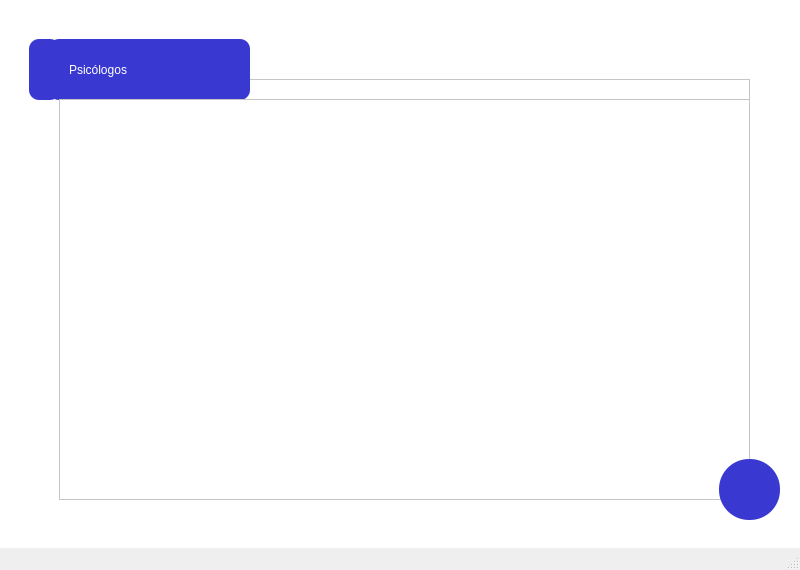
<?xml version="1.0" encoding="UTF-8"?>
<ui version="4.0">
 <class>MainWindow</class>
 <widget class="QMainWindow" name="MainWindow">
  <property name="geometry">
   <rect>
    <x>0</x>
    <y>0</y>
    <width>800</width>
    <height>570</height>
   </rect>
  </property>
  <property name="maximumSize">
   <size>
    <width>800</width>
    <height>570</height>
   </size>
  </property>
  <property name="windowTitle">
   <string>Inicio</string>
  </property>
  <widget class="QWidget" name="centralwidget">
   <widget class="QWidget" name="widget" native="true">
    <property name="geometry">
     <rect>
      <x>-1</x>
      <y>-1</y>
      <width>801</width>
      <height>551</height>
     </rect>
    </property>
    <property name="styleSheet">
     <string notr="true">background-color: rgb(255, 255, 255);</string>
    </property>
    <widget class="QWidget" name="widget_2" native="true">
     <property name="geometry">
      <rect>
       <x>50</x>
       <y>40</y>
       <width>201</width>
       <height>61</height>
      </rect>
     </property>
     <property name="styleSheet">
      <string notr="true">background-color: rgb(57, 57, 209);
border-radius: 10px;</string>
     </property>
     <widget class="QLabel" name="label">
      <property name="geometry">
       <rect>
        <x>20</x>
        <y>10</y>
        <width>141</width>
        <height>41</height>
       </rect>
      </property>
      <property name="styleSheet">
       <string notr="true">color: rgb(255, 255, 255);
font: 20pt &quot;Trebuchet MS&quot;;</string>
      </property>
      <property name="text">
       <string>Psicólogos</string>
      </property>
     </widget>
    </widget>
    <widget class="QListView" name="listView">
     <property name="geometry">
      <rect>
       <x>60</x>
       <y>80</y>
       <width>691</width>
       <height>421</height>
      </rect>
     </property>
    </widget>
    <widget class="QPushButton" name="button_volver">
     <property name="geometry">
      <rect>
       <x>30</x>
       <y>40</y>
       <width>31</width>
       <height>61</height>
      </rect>
     </property>
     <property name="cursor">
      <cursorShape>PointingHandCursor</cursorShape>
     </property>
     <property name="styleSheet">
      <string notr="true">background-color: rgb(57, 57, 209);
border-radius: 10px;</string>
     </property>
     <property name="text">
      <string/>
     </property>
     <property name="icon">
      <iconset>
       <normaloff>Icon/back.png</normaloff>Icon/back.png</iconset>
     </property>
    </widget>
    <widget class="QPushButton" name="button_nvo_psicologo">
     <property name="geometry">
      <rect>
       <x>720</x>
       <y>460</y>
       <width>61</width>
       <height>61</height>
      </rect>
     </property>
     <property name="cursor">
      <cursorShape>PointingHandCursor</cursorShape>
     </property>
     <property name="styleSheet">
      <string notr="true">background-color: rgb(57, 57, 209);
border-radius: 30px;</string>
     </property>
     <property name="text">
      <string/>
     </property>
     <property name="icon">
      <iconset>
       <normaloff>Icon/nuevo.png</normaloff>Icon/nuevo.png</iconset>
     </property>
     <property name="checkable">
      <bool>false</bool>
     </property>
    </widget>
    <widget class="QListWidget" name="lista_psicologos">
     <property name="geometry">
      <rect>
       <x>60</x>
       <y>100</y>
       <width>691</width>
       <height>401</height>
      </rect>
     </property>
     <property name="cursor" stdset="0">
      <cursorShape>PointingHandCursor</cursorShape>
     </property>
     <property name="movement">
      <enum>QListView::Static</enum>
     </property>
     <property name="flow">
      <enum>QListView::TopToBottom</enum>
     </property>
     <property name="layoutMode">
      <enum>QListView::Batched</enum>
     </property>
     <property name="spacing">
      <number>3</number>
     </property>
     <property name="viewMode">
      <enum>QListView::ListMode</enum>
     </property>
     <property name="selectionRectVisible">
      <bool>true</bool>
     </property>
     <property name="currentRow">
      <number>-1</number>
     </property>
    </widget>
    <zorder>listView</zorder>
    <zorder>widget_2</zorder>
    <zorder>button_volver</zorder>
    <zorder>lista_psicologos</zorder>
    <zorder>button_nvo_psicologo</zorder>
   </widget>
  </widget>
  <widget class="QMenuBar" name="menubar">
   <property name="geometry">
    <rect>
     <x>0</x>
     <y>0</y>
     <width>800</width>
     <height>21</height>
    </rect>
   </property>
  </widget>
  <widget class="QStatusBar" name="statusbar"/>
 </widget>
 <resources/>
 <connections/>
</ui>
